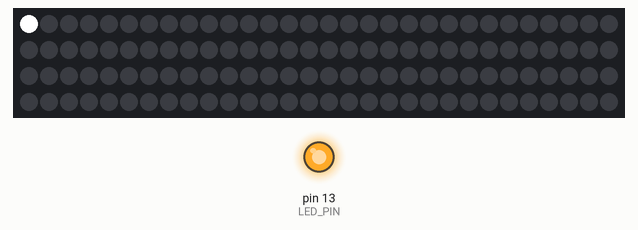
A sketch run on a simulated Teensy 4. On the bench: 120 RGB LEDs in strip order, left to right, continuing on the next row, output pins drawn as LEDs (lit = HIGH). Dim RGB values are drawn brighter than linear; what the sketch prints to the serial monitor is not drawn.

Above: at 2.15 s.
At 11.94 s:
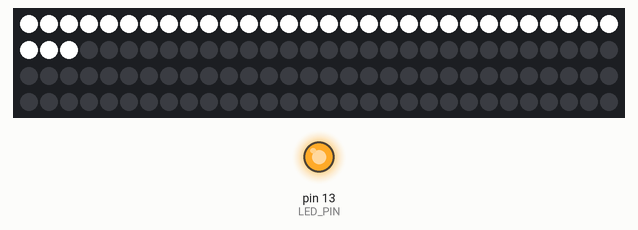
At 20.81 s:
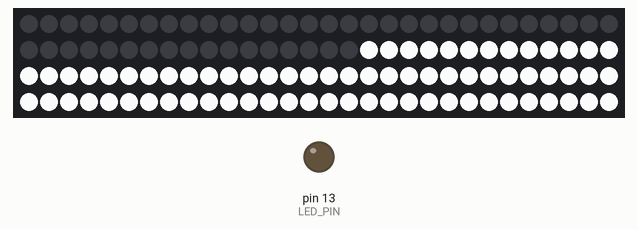
At 39.77 s:
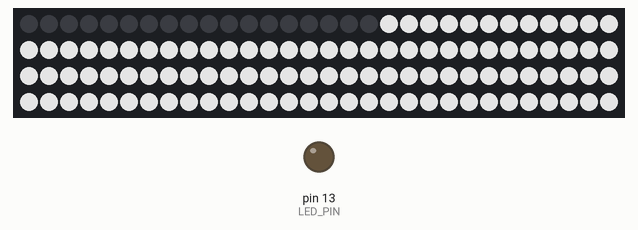
Timing chart, 0 to 40.0 s (numbered marks = the images above):
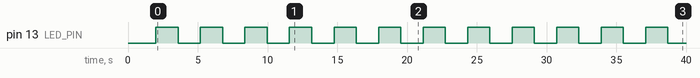

Measured:
- by itself, pin 13 (LED_PIN): alternates HIGH for 1.6 s and LOW for 1.6 s

The sketch:

Light3.ino
```cpp
#include "WS2812Serial.h"
#define USE_WS2812SERIAL
#include "FastLED.h"

#define DATA_STRAND1 6   // strap
#define LED_PIN 13

#define N_STRAND1 120

CRGB leds[N_STRAND1];

void setup() {
  Serial.begin(115200);
  Serial.println("Pyramid starting");

	// sanity check delay - allows reprogramming if accidently blowing power w/leds
  delay(2000);

  FastLED.addLeds<WS2812SERIAL, DATA_STRAND1, GRB>(leds, N_STRAND1);
  /* FastLED.addLeds<WS2812B, DATA_STRAND1, GRB>(leds, N_STRAND1); */
  /* FastLED.addLeds<WS2812SERIAL, DATA_STRAND1>(leds, N_STRAND1); */
  FastLED.setMaxPowerInVoltsAndMilliamps(5, 3000);

  //fill_solid(leds, N_STRAND1, CRGB::Red);

  pinMode(LED_PIN, OUTPUT);
}

void loop() {
  static bool x = false;
  digitalWrite(LED_PIN, x ? LOW : HIGH);
  x = !x;

  for(int whiteLed = 0; whiteLed < N_STRAND1; whiteLed = whiteLed + 1) {
    leds[whiteLed] = CRGB::Black;
  }

  for(int whiteLed = 0; whiteLed < N_STRAND1; whiteLed = whiteLed + 1) {
    leds[whiteLed] = CRGB::White;
    FastLED.show();
    delay(3);
  }

  for(int whiteLed = 0; whiteLed < N_STRAND1; whiteLed = whiteLed + 1) {
    leds[whiteLed] = CRGB::Black;
    FastLED.show();
    delay(3);
  }
}
```
